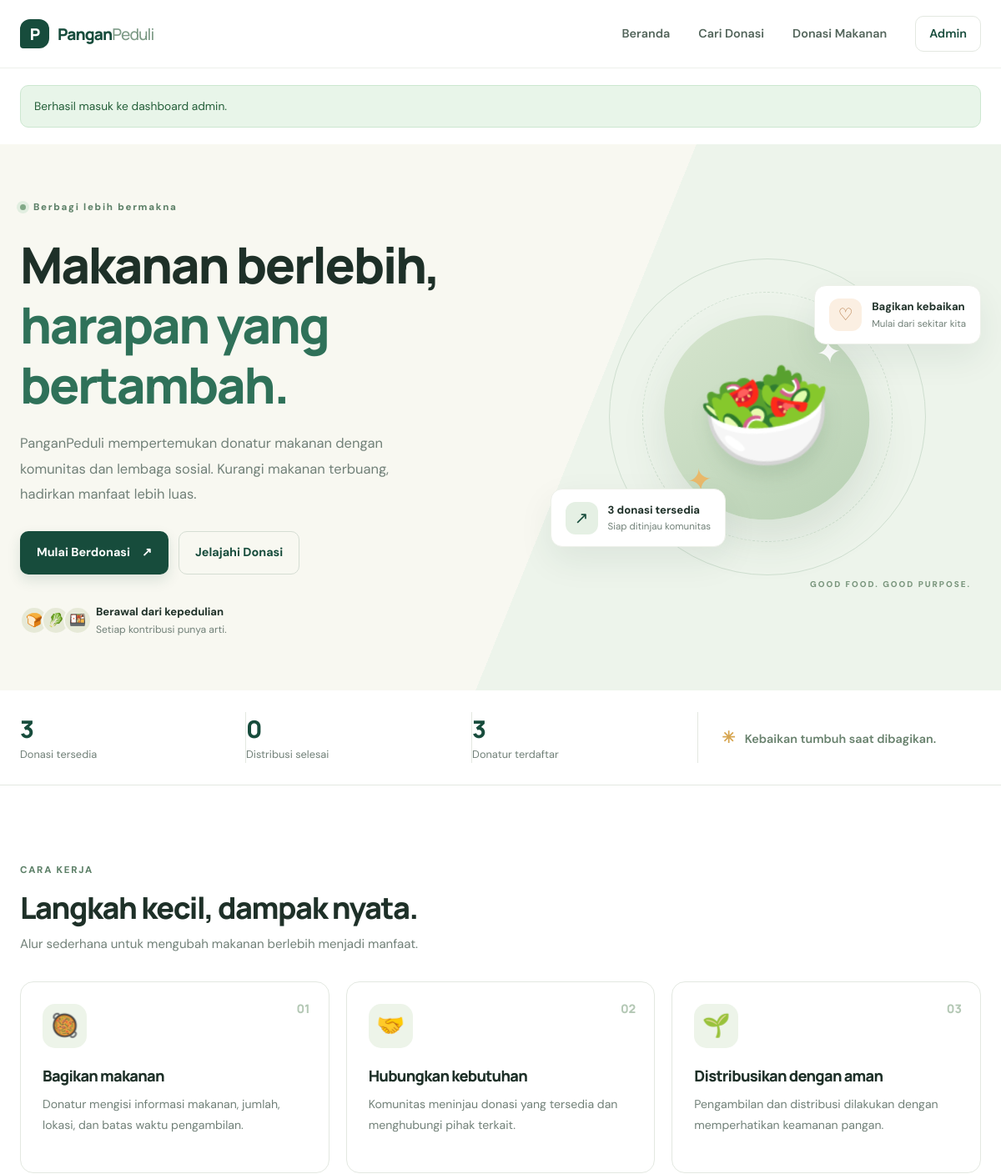
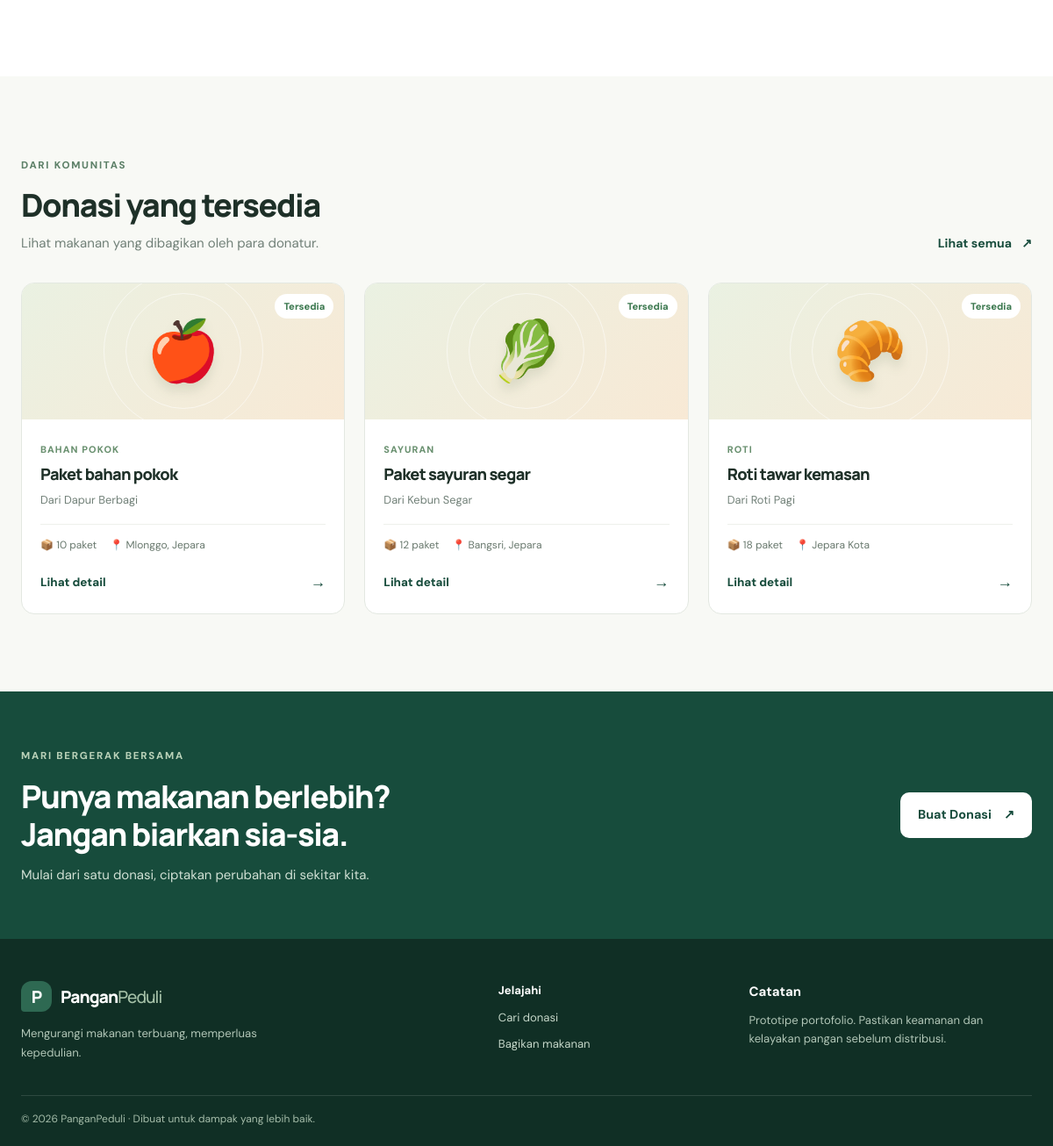
/ (signed in), run on the app's committed database (2 pictures, top to bottom).
### tables this page shows
CREATE TABLE donations (
  id INT UNSIGNED AUTO_INCREMENT PRIMARY KEY,
  donor_name VARCHAR(100) NOT NULL,
  email VARCHAR(190) NOT NULL,
  title VARCHAR(120) NOT NULL,
  category ENUM('Buah','Sayuran','Roti','Makanan Siap Saji','Bahan Pokok','Lainnya') NOT NULL,
  quantity INT UNSIGNED NOT NULL,
  unit ENUM('porsi','paket','kg','buah','kotak','bungkus') NOT NULL DEFAULT 'porsi',
  location VARCHAR(180) NOT NULL,
  expiry_at DATETIME NOT NULL,
  description VARCHAR(1200) DEFAULT NULL,
  status ENUM('Tersedia','Dipesan','Diambil','Selesai','Ditolak') NOT NULL DEFAULT 'Tersedia',
  created_at TIMESTAMP DEFAULT CURRENT_TIMESTAMP,
  INDEX idx_status_expiry (status, expiry_at),
  INDEX idx_category (category),
  INDEX idx_created_at (created_at)
);

### includes/functions.php (called while the page is built, shortened)
<?php
function e(?string $value): string {
    return htmlspecialchars($value ?? '', ENT_QUOTES, 'UTF-8');
}

### index.php (the view, shortened to what this page needs)
<?php
require_once __DIR__ . '/config/database.php';
require_once __DIR__ . '/includes/functions.php';
$stats = ['available' => 0, 'completed' => 0, 'partners' => 0];
try {
    $stats['available'] = (int)$pdo->query("SELECT COUNT(*) FROM donations WHERE status = 'Tersedia' AND expiry_at > NOW()")->fetchColumn();
    $stats['completed'] = (int)$pdo->query("SELECT COUNT(*) FROM donations WHERE status = 'Selesai'")->fetchColumn();
    $stats['partners'] = (int)$pdo->query("SELECT COUNT(DISTINCT donor_name) FROM donations")->fetchColumn();
    $latest = $pdo->query("SELECT id, title, category, quantity, unit, location, expiry_at, donor_name FROM donations WHERE status='Tersedia' AND expiry_at > NOW() ORDER BY created_at DESC LIMIT 3")->fetchAll();
} catch (PDOException $e) { $latest = []; }
require __DIR__ . '/includes/header.php';
?>
<section class="hero">
  <div class="container hero-grid">
    <div class="hero-copy">
      <span class="eyebrow"><span class="dot"></span> Berbagi lebih bermakna</span>
      <h1>Makanan berlebih,<br><span>harapan yang bertambah.</span></h1>
      <p class="hero-lead">PanganPeduli mempertemukan donatur makanan dengan komunitas dan lembaga sosial. Kurangi makanan terbuang, hadirkan manfaat lebih luas.</p>
      <div class="hero-actions"><a class="btn btn-primary" href="buat-donasi.php">Mulai Berdonasi <span>↗</span></a><a class="btn btn-ghost" href="donasi.php">Jelajahi Donasi</a></div>
      <div class="hero-trust"><div class="avatar-stack"><span>🍞</span><span>🥬</span><span>🍱</span></div><span><strong>Berawal dari kepedulian</strong><br><small>Setiap kontribusi punya arti.</small></span></div>
    </div>
    <div class="hero-art">
      <div class="art-orbit orbit-one"></div><div class="art-orbit orbit-two"></div>
      <div class="food-illustration"><span class="food-emoji">🥗</span><span class="leaf leaf-one">✦</span><span class="leaf leaf-two">✦</span></div>
      <div class="floating-card floating-top"><span class="float-icon">♡</span><div><strong>Bagikan kebaikan</strong><small>Mulai dari sekitar kita</small></div></div>
      <div class="floating-card floating-bottom"><span class="float-icon green">↗</span><div><strong><?= number_format($stats['available']) ?> donasi tersedia</strong><small>Siap ditinjau komunitas</small></div></div>
      <span class="art-caption">GOOD FOOD. GOOD PURPOSE.</span>
    </div>
  </div>
</section>
<section class="stats-strip"><div class="container stats-grid">
  <div><span class="stat-number"><?= number_format($stats['available']) ?></span><span class="stat-label">Donasi tersedia</span></div>
  <div><span class="stat-number"><?= number_format($stats['completed']) ?></span><span class="stat-label">Distribusi selesai</span></div>
  <div><span class="stat-number"><?= number_format($stats['partners']) ?></span><span class="stat-label">Donatur terdaftar</span></div>
  <div class="stats-note"><span class="tiny-spark">✳</span> Kebaikan tumbuh saat dibagikan.</div>
</div></section>
<section class="section"><div class="container">
  <div class="section-heading"><div><span class="eyebrow">CARA KERJA</span><h2>Langkah kecil, dampak nyata.</h2><p>Alur sederhana untuk mengubah makanan berlebih menjadi manfaat.</p></div></div>
  <div class="steps-grid">
    <article class="step-card"><span class="step-num">01</span><div class="step-icon">🥘</div><h3>Bagikan makanan</h3><p>Donatur mengisi informasi makanan, jumlah, lokasi, dan batas waktu pengambilan.</p></article>
    <article class="step-card"><span class="step-num">02</span><div class="step-icon">🤝</div><h3>Hubungkan kebutuhan</h3><p>Komunitas meninjau donasi yang tersedia dan menghubungi pihak terkait.</p></article>
    <article class="step-card"><span class="step-num">03</span><div class="step-icon">🌱</div><h3>Distribusikan dengan aman</h3><p>Pengambilan dan distribusi dilakukan dengan memperhatikan keamanan pangan.</p></article>
  </div>
</div></section>
<section class="section section-tint"><div class="container">
  <div class="section-heading section-heading-row"><div><span class="eyebrow">DARI KOMUNITAS</span><h2>Donasi yang tersedia</h2><p>Lihat makanan yang dibagikan oleh para donatur.</p></div><a class="text-link" href="donasi.php">Lihat semua <span>↗</span></a></div>
  <div class="donation-grid">
  <?php if ($latest): foreach ($latest as $item): ?>
    <article class="donation-card"><div class="food-card-art <?= e(strtolower(str_replace(' ', '-', $item['category']))) ?>"><span><?= $item['category'] === 'Sayuran' ? '🥬' : ($item['category'] === 'Roti' ? '🥐' : ($item['category'] === 'Makanan Siap Saji' ? '🍱' : '🍎')) ?></span><span class="status-pill">Tersedia</span></div><div class="donation-body"><span class="category-label"><?= e($item['category']) ?></span><h3><?= e($item['title']) ?></h3><p class="donor-line">Dari <?= e($item['donor_name']) ?></p><div class="card-meta"><span>📦 <?= (int)$item['quantity'] . ' ' . e($item['unit']) ?></span><span>📍 <?= e($item['location']) ?></span></div><a class="card-link" href="donasi.php">Lihat detail <span>→</span></a></div></article>
  <?php endforeach; else: ?>
    <div class="empty-state"><span>🌾</span><h3>Donasi baru segera hadir</h3><p>Jadilah donatur pertama dan bantu makanan berlebih menjadi manfaat.</p><a class="btn btn-primary" href="buat-donasi.php">Bagikan makanan</a></div>
  <?php endif; ?>
  </div>
</div></section>
<section class="cta-section"><div class="container cta-inner"><div><span class="eyebrow eyebrow-light">MARI BERGERAK BERSAMA</span><h2>Punya makanan berlebih?<br>Jangan biarkan sia-sia.</h2><p>Mulai dari satu donasi, ciptakan perubahan di sekitar kita.</p></div><a class="btn btn-light" href="buat-donasi.php">Buat Donasi <span>↗</span></a></div></section>
<?php require __DIR__ . '/includes/footer.php'; ?>

### data on the page
donations: category "BAHAN POKOK", title "Paket bahan pokok", donor_name "Dapur Berbagi", quantity "10", unit "paket", location "Mlonggo, Jepara"
donations: category "SAYURAN", title "Paket sayuran segar", donor_name "Kebun Segar", quantity "12", unit "paket", location "Bangsri, Jepara"
donations: category "ROTI", title "Roti tawar kemasan", donor_name "Roti Pagi", quantity "18", unit "paket", location "Jepara Kota"

### other printed values
$flash['message'] "Berhasil masuk ke dashboard admin."
$stats['available'] "3"
$stats['completed'] "0"
$stats['partners'] "3"
